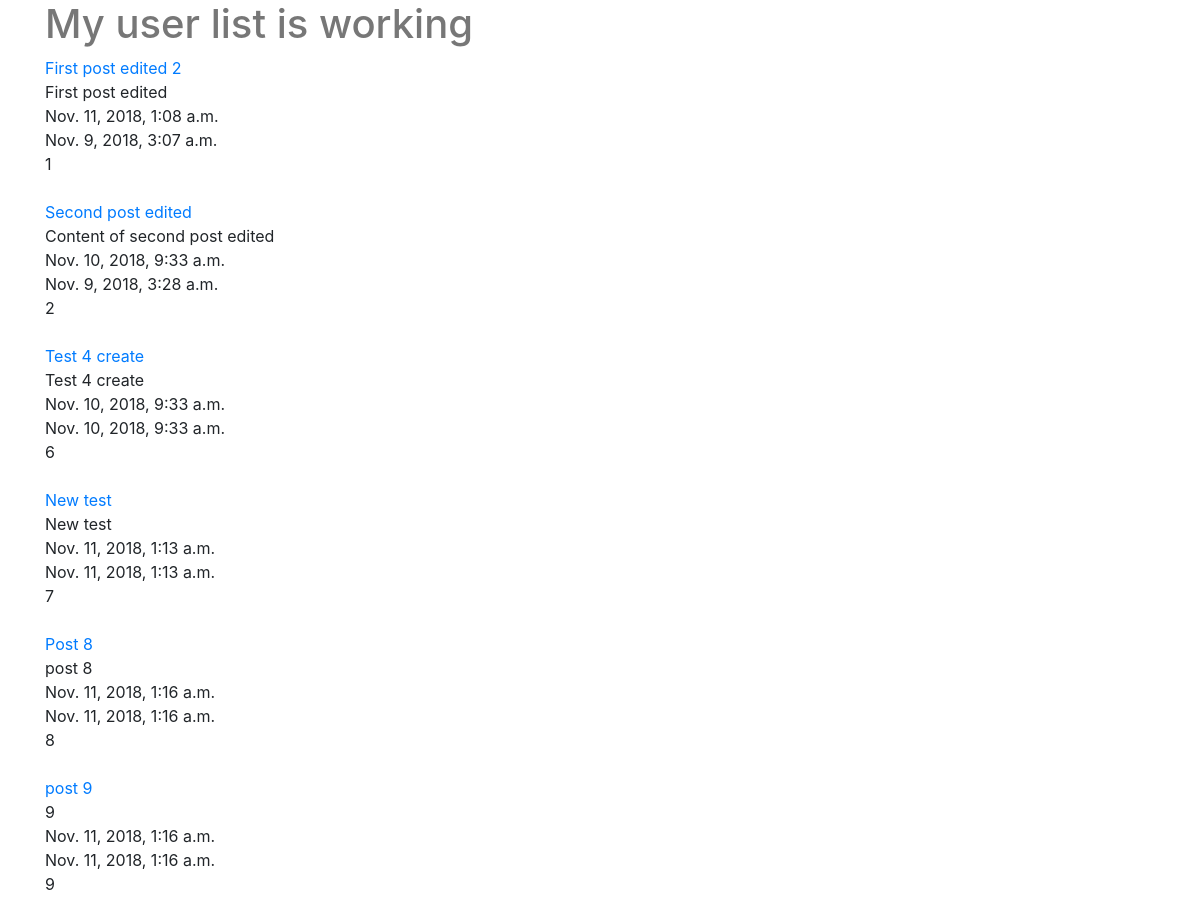
The app's page /posts/ (upper part), older data.
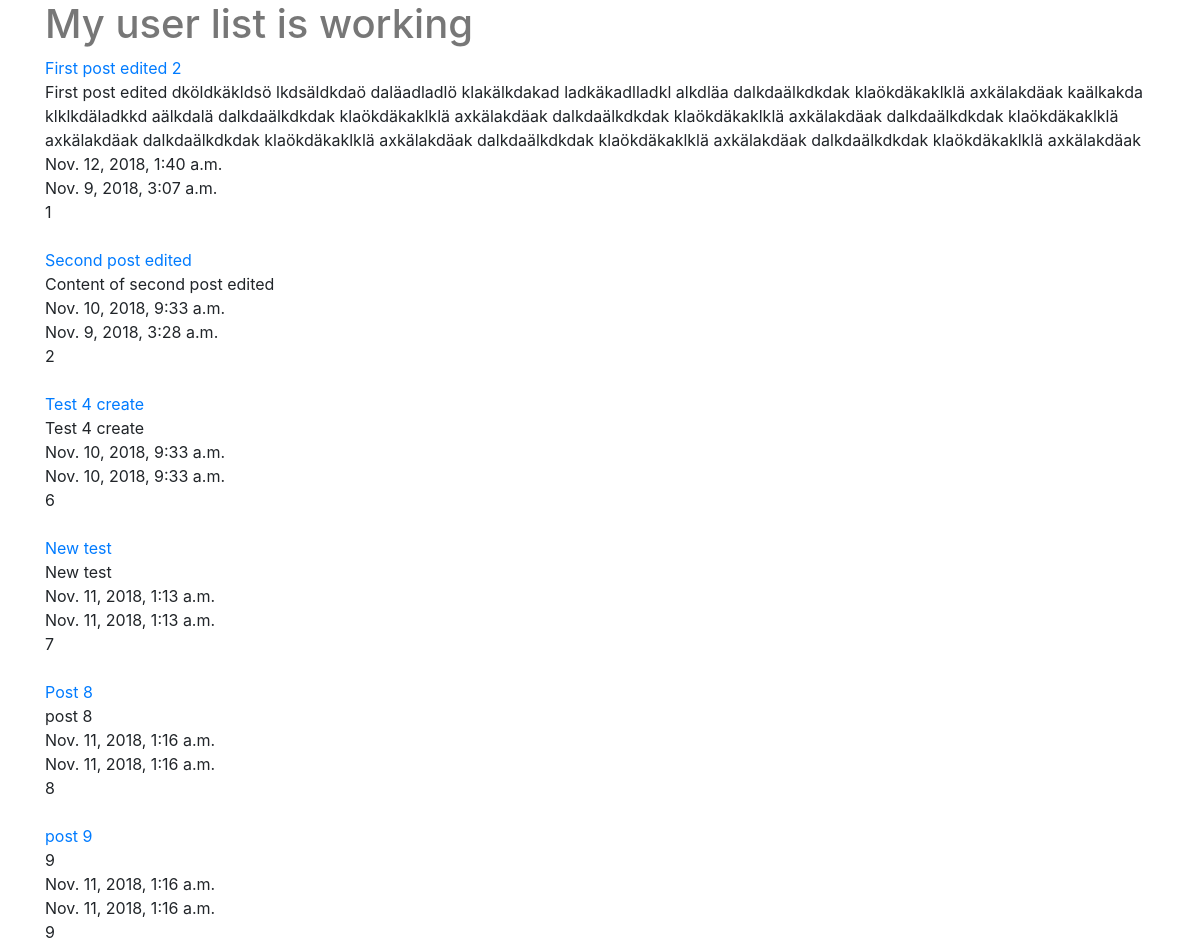
The same page, newer data.
### posts/models.py (models this page shows, shortened)
class Post(models.Model):
    title = models.CharField(max_length=120)
    content = models.TextField()
    updated = models.DateTimeField(auto_now=True, auto_now_add=False)
    timestamp = models.DateTimeField(auto_now=False, auto_now_add=True)
    def get_absolute_url(self):
        return reverse("posts:detail", kwargs={'post_id': self.id})

### posts/views.py (the view)
def post_list(request):
    queryset = Post.objects.all()
    context = {
        'title': 'My user list',
        'object_list': queryset
    }
    return render(request, 'post_list.html', context)

### templates/post_list.html (shortened to what this page needs)
{% extends "base.html" %}
{% block content %}
    <h1>{{ title }} is working</h1>
    {% for obj in object_list %}
        <a href='{{ obj.get_absolute_url }}' >{{ obj.title }}</a><br/>
        {{ obj.content }}<br/>
        {{ obj.updated }}<br/>
        {{ obj.timestamp }}<br/>
        {{ obj.id }}<br/>
        <br/>
    {% endfor %}
{% endblock content %}

Row changes from the older to the newer data that the page shows:
changed Post "First post edited 2": content "First post edited" → "First post edited dköldkäkldsö lkdsäldkdaö daläadladlö klakälkdakad ladkäkadlladkl alkdläa dalkdaälkdkdak klaökdäkaklklä axkälakdäak kaälkakda klklkdäladkkd aälkdalä dalkdaälkdkdak klaökdäkaklklä axkälakdäak dalkdaälkdkdak klaökdäkaklklä axkälakdäak dalkdaälkdkdak klaökdäkaklklä axkälakdäak dalkdaälkdkdak klaökdäkaklklä axkälakdäak dalkdaälkdkdak klaökdäkaklklä axkälakdäak dalkdaälkdkdak klaökdäkaklklä axkälakdäak"; updated "Nov. 11, 2018, 1:08 a.m." → "Nov. 12, 2018, 1:40 a.m."
